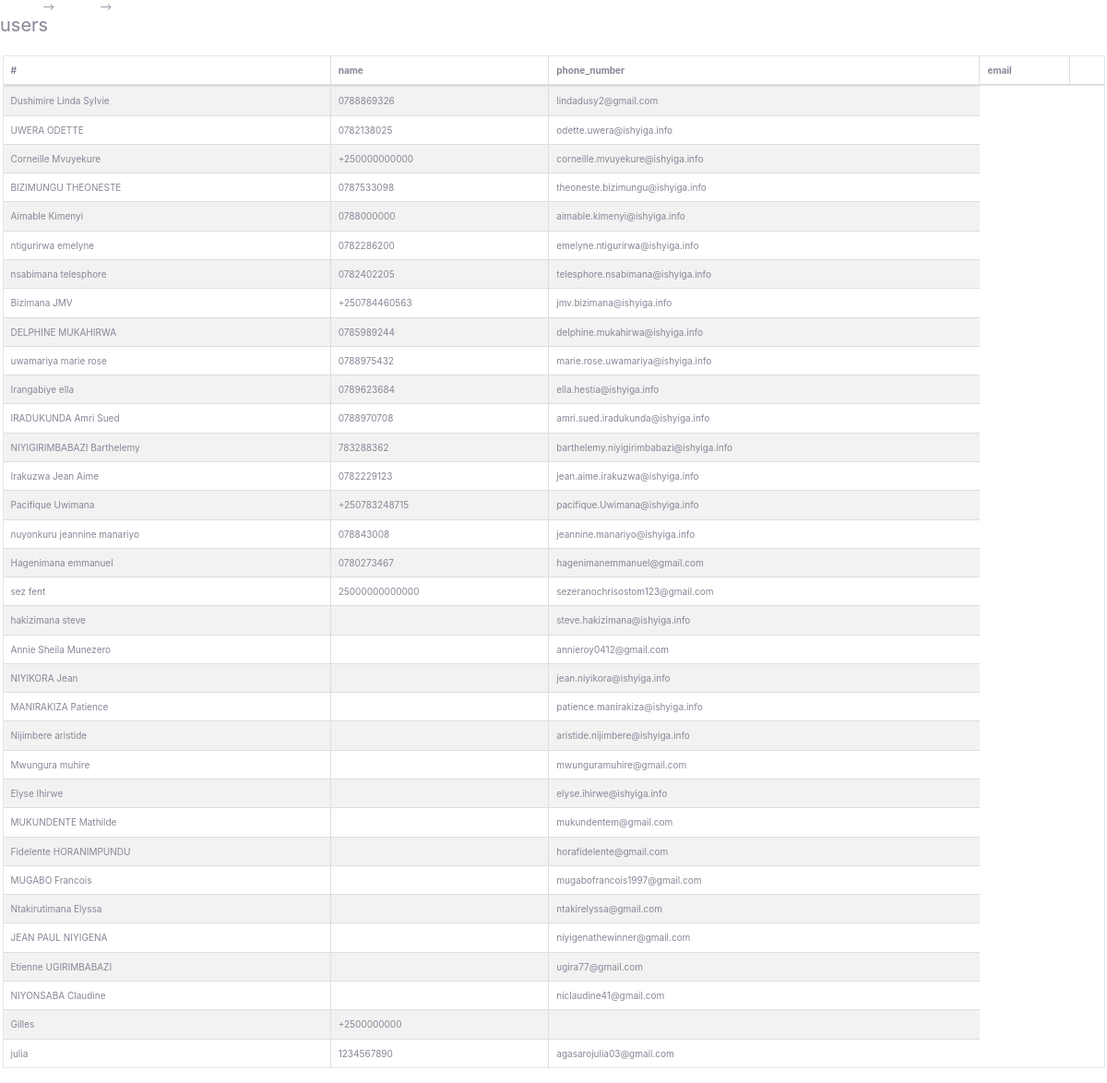
Before: /userlist.php (signed in) with the older database file.
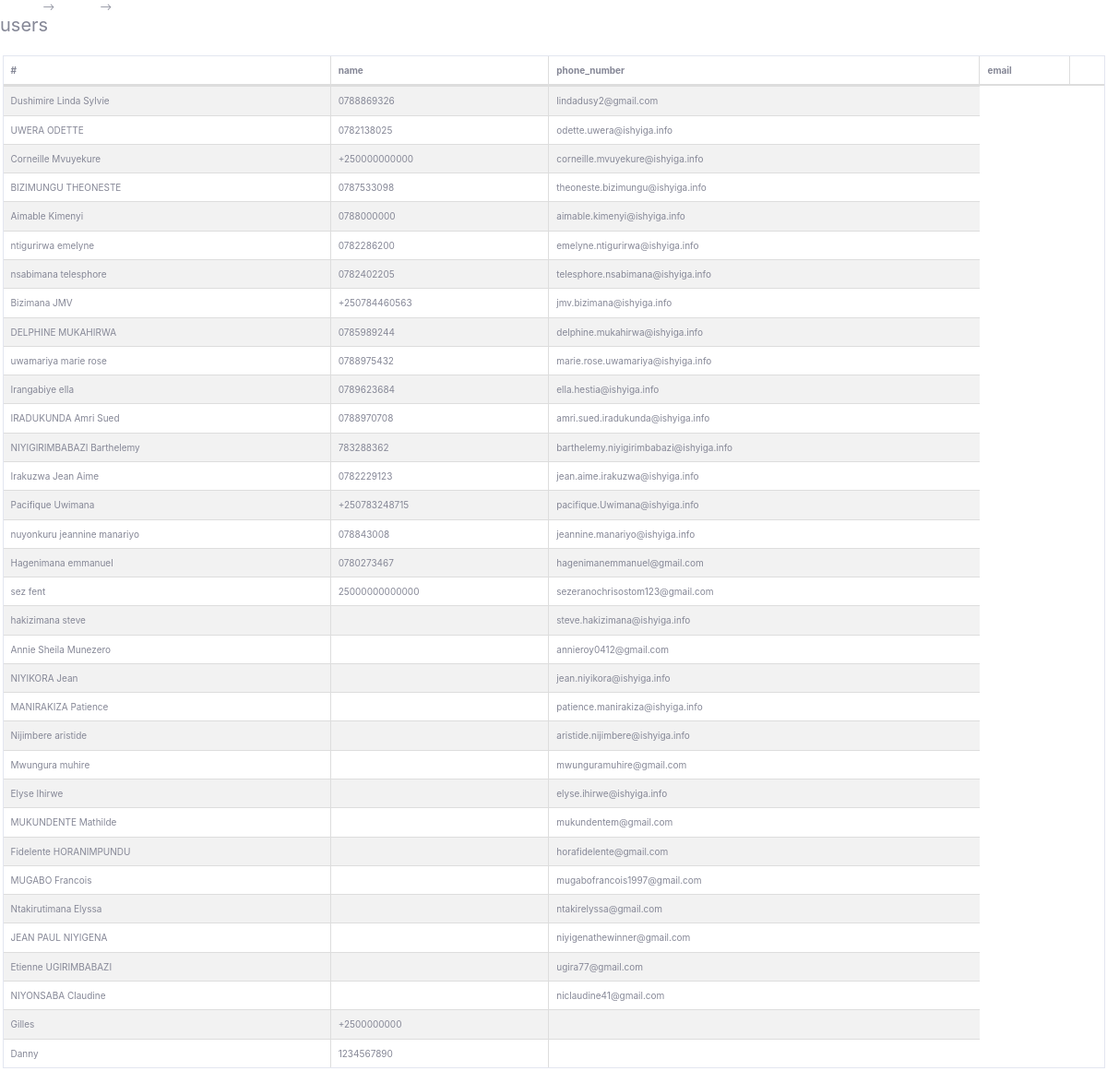
After: the same page with the newer database file.
### tables this page shows
CREATE TABLE `fluid_user` (
  `id` int(11) NOT NULL,
  `id_subcompany` int(11) NOT NULL,
  `username` varchar(255) NOT NULL,
  `full_name` varchar(255) NOT NULL,
  `phone_number` varchar(20) NOT NULL,
  `auth_key` varchar(32) DEFAULT '10',
  `password` varchar(255) NOT NULL,
  `passreset` varchar(255) NOT NULL,
  `email` varchar(255) NOT NULL,
  `role` int(11) NOT NULL DEFAULT '10',
  `last_login` datetime DEFAULT NULL,
  `live` int(250) DEFAULT '0',
  `status` varchar(250) DEFAULT 'lebour',
  `vercod` varchar(250) NOT NULL,
  `verfied` int(50) DEFAULT '0'
);

### userlist.php (the view, shortened to what this page needs)
<?php include('connexion.php');?>
<?php  include('header.php'); ?>
<div id="page-wrapper" >
    <div id="page-inner">
        <div class="row">
            <div class="col-md-6">
                <h2>users</h2>
            </div>
        </div>
        <div class="row" style="padding:10px;">
            <table class="table table-striped table-bordered table-hover">
                <thead>
                    <tr>
                        <th>#</th>
                        <th>name</th>
                        <th>phone_number</th>
                        <th>email</th>
                         <th></th>
                    </tr>
                </thead>
                <tbody>
                <?php
                    $sql = "SELECT full_name,phone_number,email from fluid_user";
                    $result = mysqli_query($connection, $sql);
                    if (mysqli_num_rows($result) > 0) {
                        while($row = mysqli_fetch_array( $result)) {
                            echo (
                                '
                                    <tr>'.
                                        '<td>'.$row["full_name"].'</td>'.
                                        '<td>'.$row["phone_number"].'</td>'.
                                        '<td>'.$row["email"].'</td>'.
                                    '</tr>
                                '
                            );
                        }
                    } else {
                        echo "0 results";
                    }
                ?>
                </tbody>
            </table>
<?php include('footer.php'); ?>

Changed rows visible on the page:
changed fluid_user: full_name "julia" → "Danny"; email "agasarojulia03@gmail.com" → (not shown)
